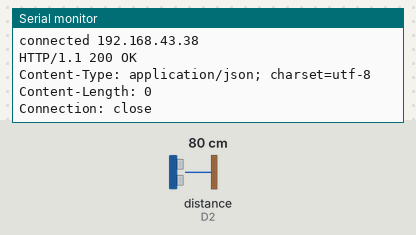
The sketch below on a simulated ESP8266 (NodeMCU). Shown: the last lines printed to the serial monitor. Wiring (inferred from the names in the program): ultrasonic range finder: trigger D1; echo D2. The inputs (shaded band) are chosen by the test bench; at power-on: distance to the obstacle (sensor on D2) 80 cm. The echo pulse lasts 58.3 µs per cm; WiFi joins after 1.5 s; servers stay silent unless stated; uploads are accepted with an empty reply.

Above: at 2.7 s.
2.8 s: distance to the obstacle (sensor on D2) set to 2 cm
At 3.05 s:
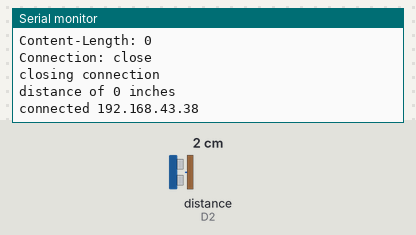
5.6 s: distance to the obstacle (sensor on D2) set to 4 cm
At 6.96 s:
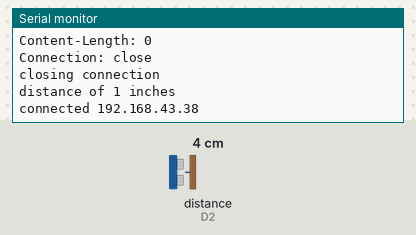
Timing chart, 0 to 8.6 s (numbered marks = the images above; inputs shaded):
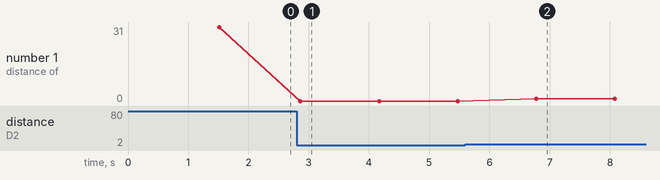

Measured:
- after the input at 2.8 s, the serial monitor: prints a new line after 0.06 s (image 1)
- after the input at 5.6 s, the serial monitor: prints a new line after 1.2 s (image 2)
- plotted number 1: 0 → 1 after the input at 5.6 s

The sketch:

Node_mcu.ino
```cpp
#include <ESP8266WiFi.h>


#define TRIGGER_PIN D1
#define ECHO_PIN   D2


const char* ssid     ="realme X2";
const char* password ="modi@1904";
const char* host = "192.168.43.38";


WiFiClient client;

String url;

long duration, inches;
unsigned long timeout;

void setup() {

  Serial.begin(9600);
  delay(10);

  pinMode(TRIGGER_PIN, OUTPUT);
  pinMode(ECHO_PIN, INPUT);

// We start by connecting to a WiFi network

Serial.println();
Serial.println();
Serial.print("Connecting to ");
Serial.println(ssid);

WiFi.mode (WIFI_STA);
WiFi.begin(ssid, password);

while (WiFi.status()!= WL_CONNECTED){
  delay(500);
  Serial.println("WiFi Not connected");
  Serial.print(".");
}

Serial.println("");
Serial.println("WiFi connected");
Serial.println("IP address: ");
Serial.println(WiFi.localIP());
}

void ultrasonic () {
  digitalWrite(TRIGGER_PIN, LOW); // Added this line
  delayMicroseconds(2); // Added this line
  digitalWrite(TRIGGER_PIN, HIGH);
  delayMicroseconds(10); // Added this line
  digitalWrite(TRIGGER_PIN, LOW);
  duration = pulseIn(ECHO_PIN, HIGH);
  inches = microsecondsToInches(duration);
  Serial.print(inches);
  Serial.println(" inches");
}

void loop() {
  Serial.print("distance of ");
  ultrasonic();

    Serial.print("connected ");
    Serial.println (host);

// Use WiFiClient class to create TCP connections

  WiFiClient client;
  const int httpPort = 3306;
  if (!client.connect (host, httpPort)) {
  //Serial.println("connection faild");
  return;
  }

  // This will send the request to the server
  client.print(String("GET http://localhost/ES/connect.php")+
    ("&inches=") + inches +
    "HTTP/1.1\r\n" +
    "Host: " + host + "\r\n" +
    "Connection: close\r\n\r\n");

    unsigned long timeout= millis();
    while (client.available() == 0) {
    if (millis() - timeout >1000) {
    Serial.println(">>> client Timeout !");
    client.stop();
    return;

    }
  }


// Read all the lines of the reply from server and print them to Serial
while (client.available()) {
  String line = client.readStringUntil('\r');
  Serial.print(line);

}

      Serial.println();
      Serial.println("closing connection");
}
long microsecondsToInches(long microseconds)
{
  return microseconds /74 /2;
}
```

Node_MCU_With_mySql.ino
```cpp

```
